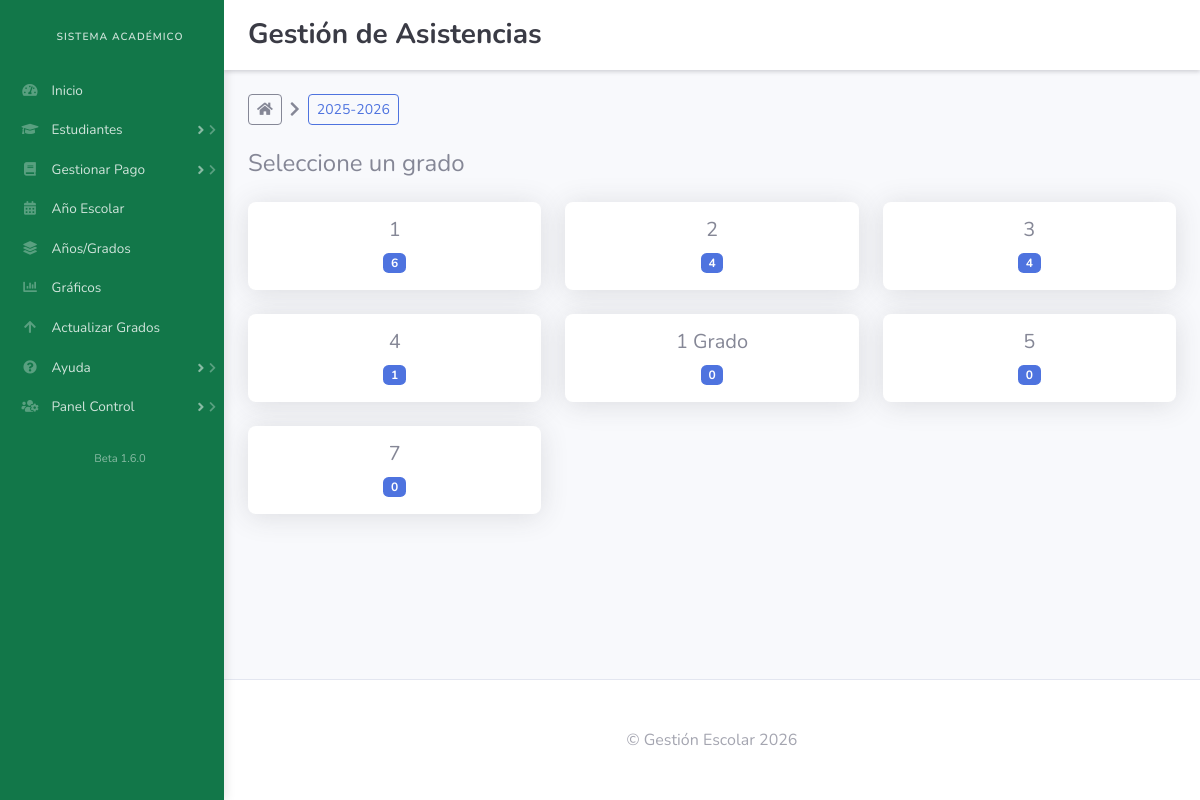
The page /asistencias.php?anio_escolar_id=1 (signed in) on the database as committed earlier.
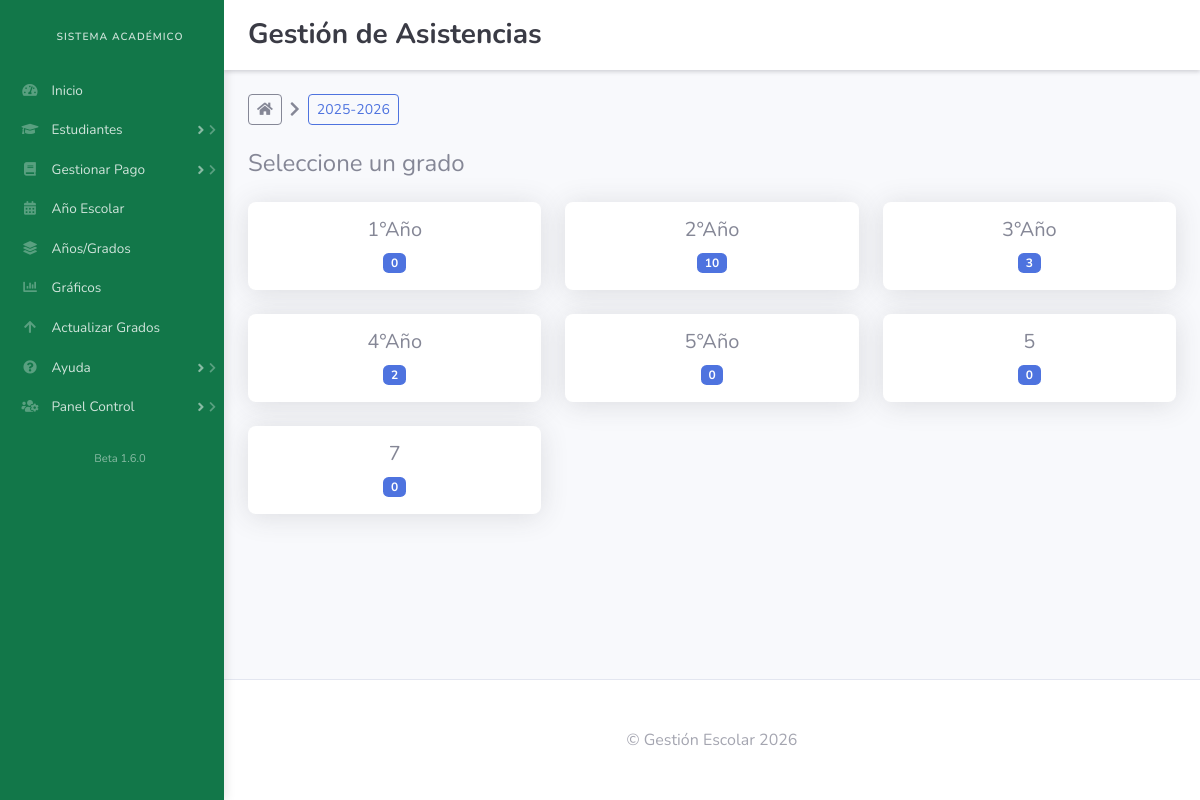
The same page on the database as committed later.
### tables this page shows
CREATE TABLE `grados` (
  `id` int(11) NOT NULL AUTO_INCREMENT,
  `nombre` varchar(255) NOT NULL,
  PRIMARY KEY (`id`)
);

### asistencias.php (the view, shortened to what the changed rows need)
<?php
include 'db.php';
$anio_escolar_id = $_GET["anio_escolar_id"] ?? null;
$grado_id = $_GET["grado_id"] ?? null;
$sql_anios_escolares = "SELECT * FROM anios_escolares";
$result_anios_escolares = $conn->query($sql_anios_escolares);
if ($anio_escolar_id) {
    $sql_grados = "SELECT g.id, g.nombre, COUNT(da.id) as total_estudiantes
                   FROM grados g
                   LEFT JOIN anios_grados ag ON g.id = ag.grado_id
                   LEFT JOIN datos_academicos da ON ag.id = da.anio_grado_id
                   WHERE ag.anio_escolar_id = $anio_escolar_id
                   GROUP BY g.id, g.nombre";
    $result_grados = $conn->query($sql_grados);
} else {
    $sql_grados = "SELECT * FROM grados";
    $result_grados = $conn->query($sql_grados);
}
?>
<!DOCTYPE html>
<html data-bs-theme="light" lang="es">
<head>
    <link rel="stylesheet" href="assets/bootstrap/css/bootstrap.min.css">
    <link rel="stylesheet" href="assets/fonts/fontawesome-all.min.css">
</head>
<body id="page-top">
    <div id="wrapper">
        <div class="d-flex flex-column" id="content-wrapper">
            <div id="content">
                <div class="container-fluid">
                        <?php if ($anio_escolar_id): ?>
                            <?php
                            $result_anios_escolares->data_seek(0);
                            ?>
                        <?php endif; ?>
                    <?php if (!$anio_escolar_id): ?>
                        <div class="row">
                            <h4 class="mb-4">Seleccione un año escolar</h4>
                            <?php while ($row = $result_anios_escolares->fetch_assoc()): ?>
                                <div class="col-md-4 mb-4">
                                    <a href="asistencias.php?anio_escolar_id=<?= $row['id'] ?>" class="card card-hover text-decoration-none">
                                        <div class="card-body text-center">
                                            <h5 class="card-title"><?= htmlspecialchars($row['nombre']) ?></h5>
                                            <p class="text-muted"><?= date('d/m/Y', strtotime($row['fecha_inicio'])) ?> - <?= date('d/m/Y', strtotime($row['fecha_fin'])) ?></p>
                                        </div>
                                    </a>
                                </div>
                            <?php endwhile; ?>
                        </div>
                    <?php elseif (!$grado_id): ?>
                        <div class="row">
                            <?php while ($row = $result_grados->fetch_assoc()): ?>
                                <div class="col-md-4 mb-4">
                                    <a href="asistencias.php?anio_escolar_id=<?= $anio_escolar_id ?>&grado_id=<?= $row['id'] ?>" class="card card-hover text-decoration-none">
                                        <div class="card-body text-center position-relative">
                                            <h5 class="card-title"><?= htmlspecialchars($row['nombre']) ?></h5>
                                            <?php if (isset($row['total_estudiantes'])): ?>
                                                <span class="badge bg-primary"><?= $row['total_estudiantes'] ?></span>
                                            <?php endif; ?>
                                        </div>
                                    </a>
                                </div>
                            <?php endwhile; ?>
                        </div>
                    <?php endif; ?>
                </div>
            </div>
        </div>
    </div>
</body>
</html>

Rows that differ between the two databases and show on the page:
changed grados: nombre "1" → "1°Año"; total_estudiantes "6" → "0"
changed grados: nombre "2" → "2°Año"; total_estudiantes "4" → "10"
changed grados: nombre "3" → "3°Año"; total_estudiantes "4" → "3"
changed grados: nombre "4" → "4°Año"; total_estudiantes "1" → "2"
changed grados: nombre "1 Grado" → "5°Año"
